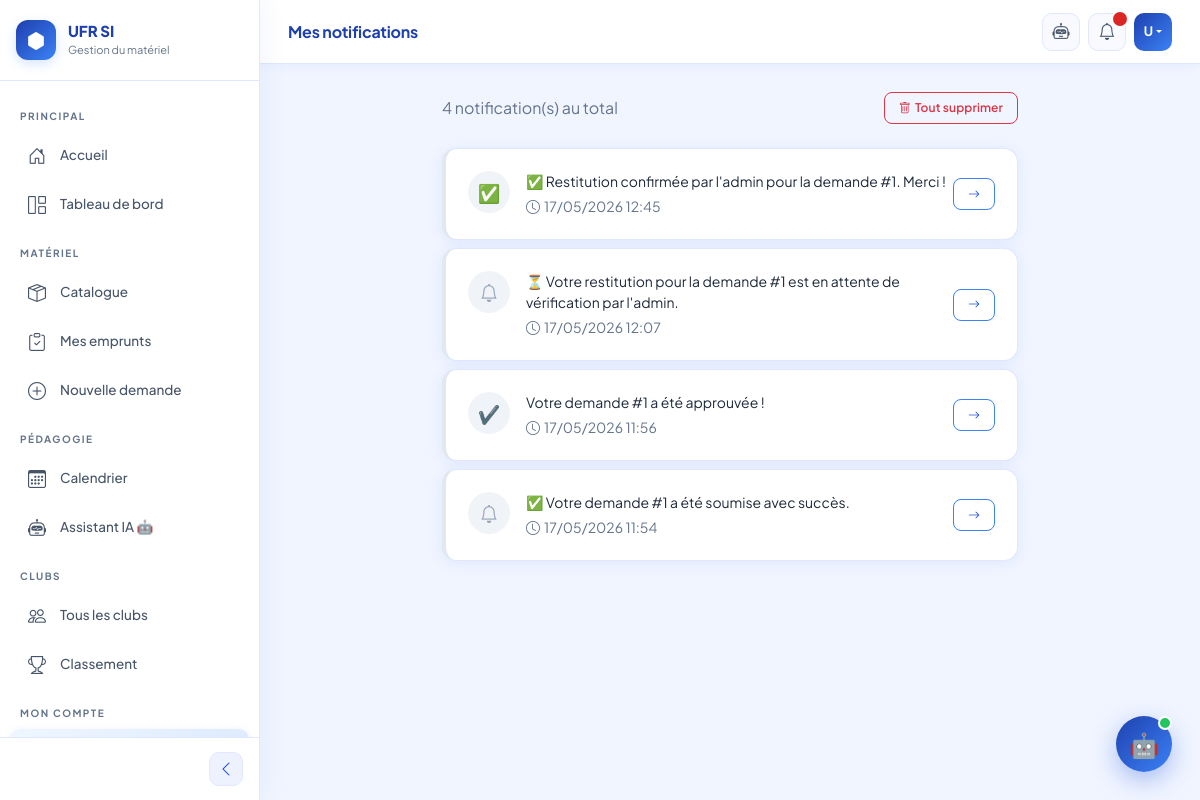
/clubs/notifications/ (signed in), run on the app's committed database.
### comptes/models.py (models this page shows, shortened)
class Utilisateur(AbstractUser):
    ROLES = [
        ('etudiant', 'Étudiant'),
        ('enseignant', 'Enseignant'),
        ('technicien', 'Technicien'),
        ('admin', 'Administrateur'),
    ]
    NIVEAUX = [
        ('L1', 'Licence 1'),
        ('L2', 'Licence 2'),
        ('L3', 'Licence 3'),
        ('M1', 'Master 1'),
        ('M2', 'Master 2'),
        ('D', 'Doctorat'),
    ]
    FONCTIONS = [
        ('professeur', 'Professeur'),
        ('maitre_assistant', 'Maître Assistant'),
        ('maitre_conference', 'Maître de Conférences'),
        ('vacataire', 'Vacataire'),
        ('chef_departement', 'Chef de Département'),
    ]
    role = models.CharField(max_length=20, choices=ROLES, default='etudiant')
    telephone = models.CharField(max_length=20, blank=True)
    photo_profil = models.ImageField(
        upload_to='profils/', blank=True, null=True
    )
    filiere = models.CharField(max_length=100, blank=True)
    niveau = models.CharField(max_length=10, choices=NIVEAUX, blank=True)
    carte_etudiant = models.ImageField(
        upload_to='cartes_etudiants/', blank=True, null=True
    )
    departement = models.CharField(max_length=100, blank=True)
    fonction = models.CharField(max_length=30, choices=FONCTIONS, blank=True)
    penalite = models.IntegerField(default=0)
    bloque = models.BooleanField(default=False)

### clubs/models.py (models this page shows, shortened)
class Notification(models.Model):
    destinataire = models.ForeignKey(
        Utilisateur,
        on_delete=models.CASCADE,
        related_name='notifications'
    )
    message = models.TextField()
    lu = models.BooleanField(default=False)
    date = models.DateTimeField(auto_now_add=True)
    lien = models.CharField(max_length=200, blank=True)

### clubs/views.py (the view)
# urls.py: path('notifications/', views.mes_notifications, name='mes_notifications'),
@login_required
def mes_notifications(request):
    notifications = Notification.objects.filter(
        destinataire=request.user
    ).order_by('-date')
    non_lues = notifications.filter(lu=False).count()
    notifications.filter(lu=False).update(lu=True)
    return render(request, 'clubs/notifications.html', {
        'notifications': notifications,
        'non_lues': non_lues
    })

### templates/clubs/notifications.html (shortened to what this page needs)
{% extends 'base.html' %}
{% block page_titre %}Mes notifications{% endblock %}
{% block contenu %}
<div class="row justify-content-center">
  <div class="col-md-8">
    <div class="d-flex justify-content-between align-items-center mb-4">
      <p class="text-muted mb-0">
        {{ notifications.count }} notification(s) au total
      </p>
      {% if notifications %}
      <form method="post" action="{% url 'supprimer_notifications' %}">
        <button type="submit" class="btn btn-outline-danger btn-sm">
          <i class="bi bi-trash me-1"></i>Tout supprimer
        </button>
      </form>
      {% endif %}
    </div>
    {% if notifications %}
      {% for notif in notifications %}
      <div class="card mb-2" style="border-left: 4px solid
           {% if not notif.lu %}var(--primary){% else %}#e2e8f0{% endif %};">
        <div class="card-body d-flex justify-content-between align-items-center">
          <div class="d-flex gap-3 align-items-start">
            <div style="width:42px; height:42px; border-radius:50%; flex-shrink:0;
                 background:{% if not notif.lu %}var(--primary){% else %}#f0f4f8{% endif %};
                 color:{% if not notif.lu %}white{% else %}#94a3b8{% endif %};
                 display:flex; align-items:center; justify-content:center; font-size:18px;">
              {% if 'Restitution' in notif.message %}✅
              {% elif 'RETARD' in notif.message %}❌
              {% elif 'Rappel' in notif.message %}⏰
              {% elif 'ALERTE' in notif.message %}🚨
              {% elif 'approuvée' in notif.message %}✔️
              {% elif 'refusée' in notif.message %}❌
              {% else %}<i class="bi bi-bell"></i>
              {% endif %}
            </div>
            <div>
              <p class="mb-1" style="font-size:14px;">{{ notif.message }}</p>
              <p class="text-muted small mb-0">
                <i class="bi bi-clock me-1"></i>{{ notif.date|date:"d/m/Y H:i" }}
              </p>
            </div>
          </div>
          {% if notif.lien %}
          <a href="{{ notif.lien }}" class="btn btn-sm btn-outline-primary flex-shrink-0">
            <i class="bi bi-arrow-right"></i>
          </a>
          {% endif %}
        </div>
      </div>
      {% endfor %}
    {% else %}
    <div class="card p-5 text-center">
      <i class="bi bi-bell-slash display-4 text-muted mb-3"></i>
      <h5 class="text-muted">Aucune notification</h5>
      <p class="text-muted small">Vous êtes à jour !</p>
    </div>
    {% endif %}
  </div>
</div>
{% endblock %}

### templates/base.html (shortened to what this page needs)
<!DOCTYPE html>
<html lang="fr">
<head>
  {% load static %}
  <link href="https://cdn.jsdelivr.net/npm/bootstrap@5.3.0/dist/css/bootstrap.min.css" rel="stylesheet">
  <link href="https://cdn.jsdelivr.net/npm/bootstrap-icons@1.10.0/font/bootstrap-icons.css" rel="stylesheet">
  <link rel="stylesheet" href="{% static 'css/style.css' %}">
</head>
<body>
<div class="sidebar" id="sidebar">
  <div class="sidebar-brand">
    <div class="sidebar-brand-icon">
      <i class="bi bi-hexagon-fill"></i>
    </div>
    <div class="sidebar-brand-text">
      <h4>UFR SI</h4>
      <p>Gestion du matériel</p>
    </div>
  </div>
  <nav class="sidebar-nav">
    <div class="nav-section">Principal</div>
    <a href="{% url 'accueil' %}" class="sidebar-link" data-label="Accueil">
      <i class="bi bi-house-door"></i>
      <span class="nav-label">Accueil</span>
    </a>
    {% if user.is_authenticated %}
    <a href="{% url 'tableau_de_bord' %}" class="sidebar-link" data-label="Tableau de bord">
      <i class="bi bi-grid-1x2"></i>
      <span class="nav-label">Tableau de bord</span>
    </a>
    {% endif %}
    <div class="nav-section">Matériel</div>
    <a href="{% url 'liste_materiels' %}" class="sidebar-link" data-label="Catalogue">
      <i class="bi bi-box-seam"></i>
      <span class="nav-label">Catalogue</span>
    </a>
    {% if user.is_authenticated %}
    <a href="{% url 'liste_demandes' %}" class="sidebar-link" data-label="Mes emprunts">
      <i class="bi bi-clipboard-check"></i>
      <span class="nav-label">Mes emprunts</span>
    </a>
    <a href="{% url 'nouvelle_demande' %}" class="sidebar-link" data-label="Nouvelle demande">
      <i class="bi bi-plus-circle"></i>
      <span class="nav-label">Nouvelle demande</span>
    </a>
    {% endif %}
    <div class="nav-section">Pédagogie</div>
    <a href="{% url 'calendrier' %}" class="sidebar-link" data-label="Calendrier">
      <i class="bi bi-calendar3"></i>
      <span class="nav-label">Calendrier</span>
    </a>
    {% if user.is_authenticated %}
    <a href="{% url 'chatbot_page' %}" class="sidebar-link" data-label="Assistant IA">
      <i class="bi bi-robot"></i>
      <span class="nav-label">Assistant IA 🤖</span>
    </a>
    {% endif %}
    <div class="nav-section">Clubs</div>
    <a href="{% url 'liste_clubs' %}" class="sidebar-link" data-label="Clubs">
      <i class="bi bi-people"></i>
      <span class="nav-label">Tous les clubs</span>
    </a>
    <a href="{% url 'classement_clubs' %}" class="sidebar-link" data-label="Classement">
      <i class="bi bi-trophy"></i>
      <span class="nav-label">Classement</span>
    </a>
    {% if user.is_authenticated %}
    <div class="nav-section">Mon compte</div>
    <a href="{% url 'mes_notifications' %}" class="sidebar-link" data-label="Notifications">
    </a>
    {% endif %}
  </nav>
  <div class="sidebar-toggle-btn">
    <button class="toggle-btn" id="toggleSidebarBtn" title="Réduire le menu">
      <i class="bi bi-chevron-left" id="toggleIcon"></i>
    </button>
  </div>
</div>
<div class="topbar" id="topbar">
  <div class="d-flex align-items-center gap-3">
    <span class="topbar-title">{% block page_titre %}UFR SI{% endblock %}</span>
  </div>
  <div class="topbar-right">
    {% if user.is_authenticated %}
    <a href="{% url 'chatbot_page' %}" class="topbar-btn" title="Assistant IA">
      <i class="bi bi-robot"></i>
    </a>
    <a href="{% url 'mes_notifications' %}" class="topbar-btn position-relative" title="Notifications">
      <i class="bi bi-bell"></i>
      <span class="notif-badge" id="notif-badge" style="display:none;"></span>
    </a>
    <div class="dropdown">
      <button class="user-avatar dropdown-toggle" data-bs-toggle="dropdown" style="border:none;">
        {{ user.first_name|first|upper|default:"U" }}{{ user.last_name|first|upper|default:"" }}
      </button>
    </div>
    {% else %}
    <a href="{% url 'connexion' %}" class="btn btn-primary btn-sm">
      <i class="bi bi-box-arrow-in-right me-1"></i>Se connecter
    </a>
    {% endif %}
  </div>
</div>
<div class="main-content" id="mainContent">
  {% block contenu %}{% endblock %}
</div>
{% load static %}
{% include 'chatbot/widget.html' %}
</body>
</html>

### data on the page
Utilisateur: first_name|first "U"
Notification: message "✅ Restitution confirmée par l'admin pour la demande #1. Merci !", date "17/05/2026 12:45"
Notification: message "⏳ Votre restitution pour la demande #1 est en attente de vérification par l'admin.", date "17/05/2026 12:07"
Notification: message "Votre demande #1 a été approuvée !", date "17/05/2026 11:56"
Notification: message "✅ Votre demande #1 a été soumise avec succès.", date "17/05/2026 11:54"

### other printed values
{{ notifications.count }} "4"
